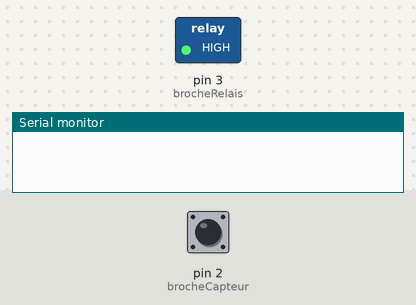
Simulated run of this sketch. Board: Arduino Uno, built with avr-gcc and run on an emulated ATmega328P. Shown: switched loads named in the sketch (green lamp = pin HIGH), the last lines printed to the serial monitor. The inputs (shaded band) are chosen by the test bench; at power-on: pin 2 (brocheCapteur) HIGH.

Above: at 1.2 s.
1.3 s: pin 2 (brocheCapteur) driven LOW
At 1.7 s:
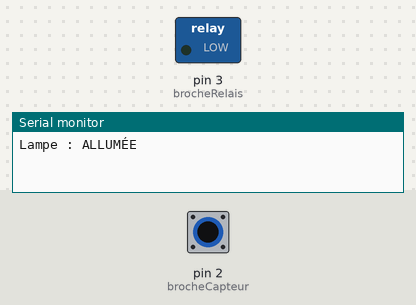
2.8 s: pin 2 (brocheCapteur) pulsed HIGH 5 times (0.12 s each, 0.3 s apart)
At 4.6 s:
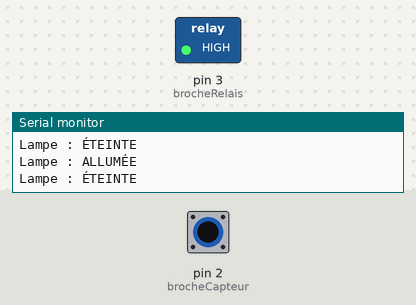
Timing chart, 0 to 6.1 s (numbered marks = the images above; inputs shaded):
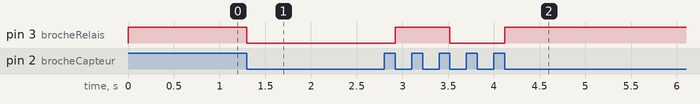

The sketch:

Smart_lampe_code.ino
```cpp
// --- 1. DÉCLARATION DES BROCHES ---
const int brocheCapteur = 2;  // Définit la broche D2 pour lire le capteur IR (const = ne pourra pas être modifiée par erreur)
const int brocheRelais = 3;   // Définit la broche D3 pour piloter le relais

// --- 2. VARIABLES D'ÉTAT (La mémoire du programme) ---
bool etatLampe = false;       // Stocke l'état virtuel de la lampe : "false" = éteinte / "true" = allumée
int etatCapteurActuel;        // Va stocker la lecture instantanée du capteur (HIGH ou LOW) à chaque tour de boucle
int etatCapteurPrecedent = HIGH; // Mémorise l'état du tour précédent (Initialisé à HIGH car un capteur IR au repos émet un signal HIGH)


void setup() {
  // --- 3. CONFIGURATION MATÉRIELLE (Exécutée une seule fois au démarrage) ---

  pinMode(brocheCapteur, INPUT);  // Met la broche 2 en mode "Écoute" (reçoit le signal du capteur)
  pinMode(brocheRelais, OUTPUT);  // Met la broche 3 en mode "Action" (envoie du courant au relais)

  // SÉCURITÉ : Sur un relais "Active-LOW", le repos (éteint) correspond à 5V (HIGH).
  // On applique immédiatement HIGH pour éviter que la lampe ne flashe un quart de seconde à l'allumage de l'Arduino.
  digitalWrite(brocheRelais, HIGH);

  Serial.begin(9600); // Ouvre le canal de communication avec le PC (vitesse : 9600 bits/seconde) pour le Moniteur Série
}


void loop() {
  // --- 4. BOUCLE PRINCIPALE (Tourne à l'infini, des milliers de fois par seconde) ---

  // On lit les valeurs envoyées par le capteur IR (S'il voit un obstacle = LOW, sinon = HIGH)
  etatCapteurActuel = digitalRead(brocheCapteur);

  // On ne déclenche l'action QUE si le capteur voit un obstacle (LOW) ET qu'au tour précédent il n'en voyait pas (HIGH).
  // Cela évite que la lampe ne clignote en boucle si on laisse la main immobile devant le capteur.
  if (etatCapteurActuel == LOW && etatCapteurPrecedent == HIGH) {

    // On inverse la valeur de la mémoire : si c'était true ça devient false, et inversement.
    etatLampe = !etatLampe;

    // On applique physiquement ce que la mémoire vient de décider :
    if (etatLampe == true) {

      // Relais Active-LOW : on lui envoie 0V (LOW) pour fermer le circuit 220V et allumer l'ampoule
      digitalWrite(brocheRelais, LOW);
      Serial.println("Lampe : ALLUMÉE");

    } else {

      // Relais Active-LOW : on lui envoie 5V (HIGH) pour rouvrir le circuit 220V et couper l'ampoule
      digitalWrite(brocheRelais, HIGH);
      Serial.println("Lampe : ÉTEINTE");

    }

    // "Filtre anti-rebond" : on fige le microcontrôleur 0.3 seconde.
    // Sans ça, les micro-variations électriques au moment où ta main passe déclencheraient le "if" 4 fois de suite.
    delay(300);
  }

  // Étape cruciale pour le tour suivant : le "présent" d'aujourd'hui devient le "passé" de demain.
  etatCapteurPrecedent = etatCapteurActuel;
}
```

Measured:
- after the input at 1.3 s, pin 3 (brocheRelais): HIGH → LOW at once
- after the input at 2.8 s, pin 3 (brocheRelais): LOW → HIGH after 0.12 s, → LOW 0.60 s later, → HIGH 0.60 s later
